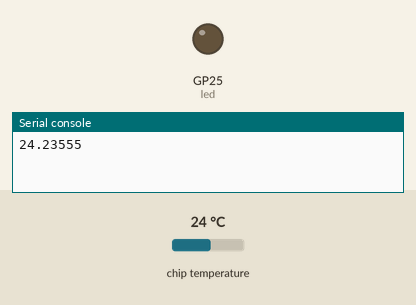
Simulated run of this program. Board: Raspberry Pi Pico running MicroPython. On the bench: output pins drawn as LEDs (lit = HIGH), the last lines printed to the serial console. The test bench sets the inputs (shaded band); at power-on: chip temperature 24 °C.

Above: at 1.7 s.
At 9.9 s:
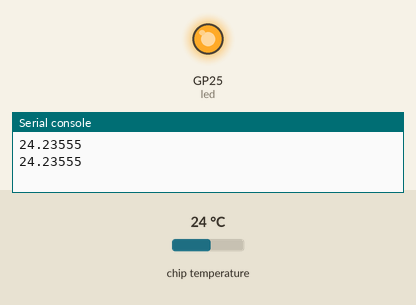
Timing chart, 0 to 12.2 s (numbered marks = the images above):
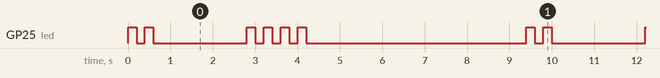

The program:

tempo_Intern_LEDPulse.py
```python
# this should turn on the green light
# I had to get thonny to install micropython onto the pico, went for pico H
import machine
import utime
from machine import Pin

led = Pin(25, Pin.OUT)

sensor_temp = machine.ADC(4)
conversion_factor = 3.3 / (65535)

while True:
    reading = sensor_temp.read_u16() * conversion_factor
    temperature = 27 - (reading - 0.706)/0.001721
    print(temperature)
    temperature = str(temperature)

    first_digit = int(temperature[0])
    second_digit = int(temperature[1])

    lED_Flash_Duration = 0.2

    # flash to show first digit eg. 2 in 25C
    for i in range(first_digit):
        led.toggle()
        utime.sleep(lED_Flash_Duration)
        led.toggle()
        utime.sleep(lED_Flash_Duration)

    led.off()
    utime.sleep(2)

        # flash to show second digit eg. 5 in 25C
    for i in range(second_digit):
        led.toggle()
        utime.sleep(lED_Flash_Duration)
        led.toggle()
        utime.sleep(lED_Flash_Duration)

    utime.sleep(5)
```

Measured:
- by itself, GP25 (led): repeats every 9.4 s: LOW 0.20 s, HIGH 0.20 s, LOW 2.2 s, 3 × (HIGH 0.20 s, LOW 0.20 s), HIGH 0.20 s, LOW 5.2 s, HIGH 0.20 s
- by itself, everything shown: repeats every 9.4 s, in 12 steps
